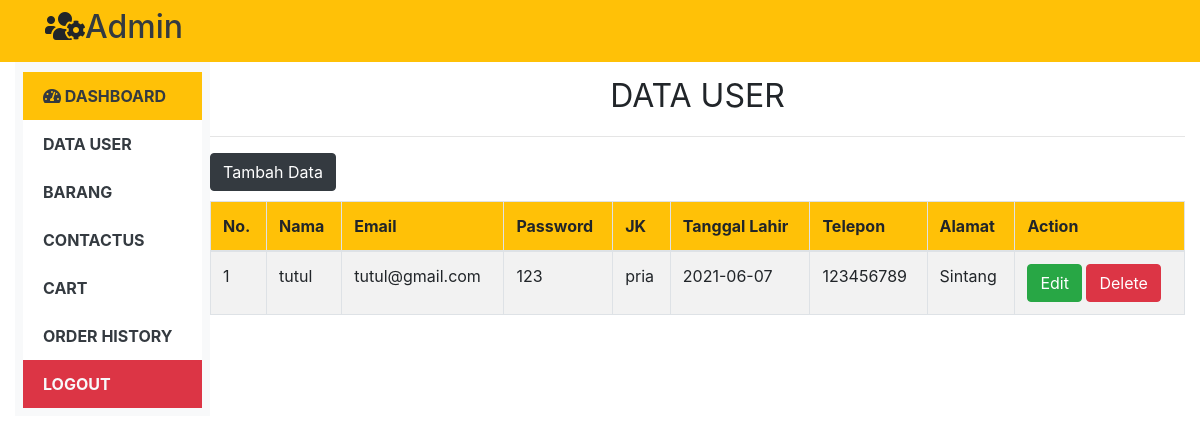
The page /DashboardUAS/tampiluser.php on the database its author committed.
### tables this page shows
CREATE TABLE `tblpelanggan` (
  `Nama_Plngn` varchar(250) NOT NULL,
  `Email_Plngn` varchar(250) NOT NULL,
  `Password_Plngn` varchar(200) NOT NULL,
  `JK_Plngn` varchar(100) NOT NULL,
  `TL_Plngn` date NOT NULL,
  `NoTlpn_Plngn` int(100) NOT NULL,
  `Alamat_Plngn` varchar(1000) NOT NULL
);

### DashboardUAS/db_connect.php (called while the page is built, shortened)
<?php
class database
{
	var $host = "localhost: 3307";
	var $username = "root";
	var $password = "";
	var $database = "uas";
	var $koneksi;
	function __construct()
	{
		$this->koneksi = mysqli_connect($this->host, $this->username, $this->password, $this->database);
	}
	function tampiluser()
	{
		$Tampil = mysqli_query($this->koneksi, "select * from tblpelanggan");
		return $Tampil;
	}
}
?>

### DashboardUAS/tampiluser.php (the view, shortened to what this page needs)
<?php
include_once('db_connect.php');
?>
<?php
include_once('db_connect.php');
?>
<!doctype html>
<html lang="en">
<head>
	<link rel="stylesheet" href="https://maxcdn.bootstrapcdn.com/bootstrap/4.0.0/css/bootstrap.min.css">
	<link rel="stylesheet" type="text/css" href="https://cdnjs.cloudflare.com/ajax/libs/font-awesome/5.15.2/css/all.min.css">
	<link rel="stylesheet" type="text/css" href="index_hover.css">
	<link rel="stylesheet" href="package/dist/sweetalert2.min.css">
</head>
  <body>
  	<div class="container-fluid">
	    <nav class="navbar navbar-expand-lg navbar-light bg-warning fixed-top">
	      <div class="container">
	          <div class="collapse navbar-collapse" id="navbarSupportedContent">
	            <h2><i class="fas fa-users-cog"></i></h2>
            	<a href="index.php" class="text-dark"><h2>Admin</h2></a>
	          </div>
	    </nav>
  	</div>
  	<div class="row mt-5 no-gutters col-sm-12">
	    <div class="col-md-2 bg-light">
	      <ul class="list-group list-group-flush pt-4 p-2">
	          <a href="index.php"><li class="list-group-item bg-warning text-dark"><i class="fas fa-tachometer-alt"></i> Dashboard</li></a>
	          <a href="tampiluser.php"><li class="list-group-item text-dark">DATA USER</li></a>
	          <a href="tampilbrg.php"><li class="list-group-item text-dark">BARANG</li></a>
	          <a href="tampilpesan.php"><li class="list-group-item text-dark">ContactUs</li></a>
	          <a href="tampilcart.php"><li class="list-group-item text-dark">Cart</li></a>
          	<a href="tampilhistory.php"><li class="list-group-item text-dark">Order History</li></a>
	          <a href="logoutadmin.php"><li class="list-group-item text-light bg-danger">Logout</li></a>
	      </ul>
	    </div>
	    <div class="banner col-md-10 pt-4">
	    	<center><font size="6">DATA USER</font></center>
			<hr>
			<button class="btn btn-dark right" style="margin-bottom: 10px;" data-toggle="modal" data-target="#tambah">Tambah Data</button>
			<div class="table-responsive">
				<table class="table table-bordered table-hover table-striped">
					<thead  class="bg-warning">
						<tr>
							<th scope="col">No.</th>
							<th scope="col">Nama</th>
							<th scope="col">Email</th>
							<th scope="col">Password</th>
							<th scope="col">JK</th>
							<th scope="col">Tanggal Lahir</th>
							<th scope="col">Telepon</th>
							<th scope="col">Alamat</th>
							<th scope="col">Action</th>
						</tr>
					</thead>
					<tbody>
						<?php
						include_once('db_connect.php');
						$database = new database();
						$database->__construct();
						$sql = $database->tampiluser();
						if(mysqli_num_rows($sql) > 0){
							$no = 1;
							while($data = mysqli_fetch_assoc($sql))
							{
								echo '
								<tr>
									<td>'.$no.'</td>
									<td>'.$data['Nama_Plngn'].'</td>
									<td>'.$data['Email_Plngn'].'</td>
									<td>'.$data['Password_Plngn'].'</td>
									<td>'.$data['JK_Plngn'].'</td>
									<td>'.$data['TL_Plngn'].'</td>
									<td>'.$data['NoTlpn_Plngn'].'</td>
									<td>'.$data['Alamat_Plngn'].'</td>
									<td>
										<a class="btn btn-success text-white" id="tombolubah" data-toggle="modal" data-target="#edit" data-nama="'.$data['Nama_Plngn'].'" data-email="'.$data['Email_Plngn'].'" data-password="'.$data['Password_Plngn'].'" data-jk="'.$data['JK_Plngn'].'" data-tl="'.$data['TL_Plngn'].'" data-telepon="'.$data['NoTlpn_Plngn'].'" data-alamat="'.$data['Alamat_Plngn'].'">Edit</a>
										<a href="hapususer.php?Email_Plngn='.$data['Email_Plngn'].'" class="btn btn-secondary btn-danger" id="tombolhapus">Delete</a>
									</td>
								</tr>
								';
								$no++;
							}
						}else{
							echo '
							<tr>
								<td colspan="9">Tidak ada data.</td>
							</tr>
							';
						}
						?>
					</tbody>
				</table>
			</div>
	    </div>
	</div>
  </body>
</html>

### DashboardUAS/index_hover.css (style rules this page uses)
.list-group a { text-decoration: none; text-transform: uppercase; font-weight: bold; }

### rows shown on the page
tblpelanggan: Nama_Plngn "tutul", Email_Plngn "tutul@gmail.com", Password_Plngn "123", JK_Plngn "pria", TL_Plngn "2021-06-07", NoTlpn_Plngn "123456789", Alamat_Plngn "Sintang"
